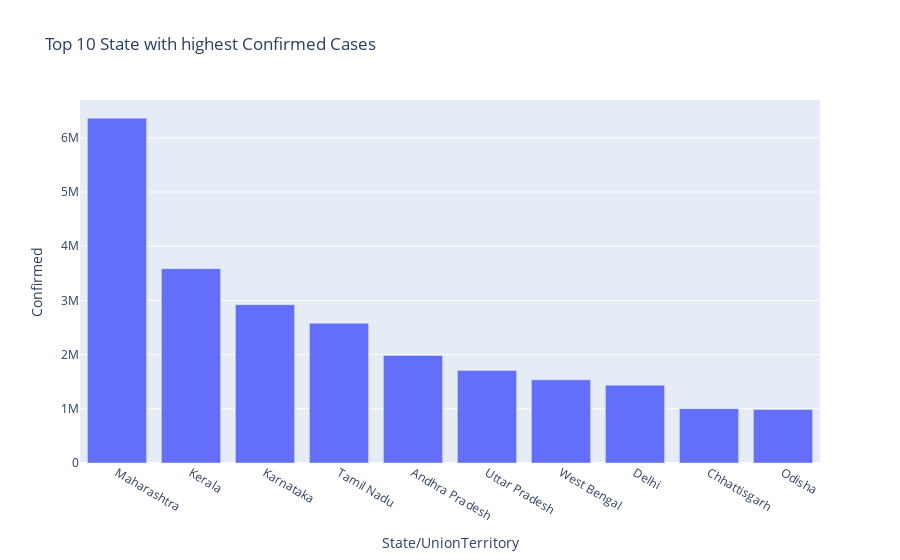

Notebook code cell kept with this figure:
### Markdown cell above
#### We can see that Kerala has a Huge Number of active cases compared to other state. Infact the 2nd highest state of Maharashtra have less then half the cases in Kerala .

### Code cell
#Top 10 state with confirmed state
case_by_state=latest_data.groupby('State/UnionTerritory').sum().sort_values(by='Confirmed',ascending=False).head(10)
fig = px.bar(case_by_state, 
             x=case_by_state.index,
             y=case_by_state.Confirmed,
             labels={"x": "States",  "y": "Confirmed Case Count"},
             title='Top 10 State with highest Confirmed Cases')
fig.show()

### Figure 1 — Plotly figure (JSON) as saved in the notebook; plotly's stock layout.template omitted (floating-point values rounded to 4 significant figures)
{"data": [{"alignmentgroup": "True", "hovertemplate": "State/UnionTerritory=%{x}<br>Confirmed=%{y}<extra></extra>", "legendgroup": "", "marker": {"color": "#636efa", "pattern": {"shape": ""}}, "name": "", "offsetgroup": "", "orientation": "v", "showlegend": false, "textposition": "auto", "type": "bar", "x": ["Maharashtra", "Kerala", "Karnataka", "Tamil Nadu", "Andhra Pradesh", "Uttar Pradesh", "West Bengal", "Delhi", "Chhattisgarh", "Odisha"], "xaxis": "x", "y": [6363442, 3586693, 2921049, 2579130, 1985182, 1708812, 1534999, 1436852, 1003356, 988997], "yaxis": "y"}], "layout": {"barmode": "relative", "legend": {"tracegroupgap": 0}, "title": {"text": "Top 10 State with highest Confirmed Cases"}, "xaxis": {"anchor": "y", "domain": [0, 1], "title": {"text": "State/UnionTerritory"}}, "yaxis": {"anchor": "x", "domain": [0, 1], "title": {"text": "Confirmed"}}}}
